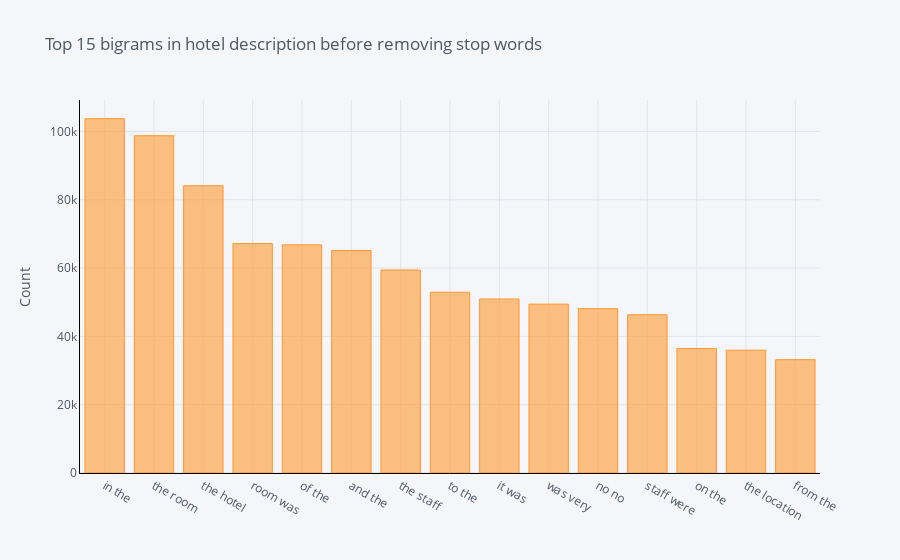

Notebook cell for this chart:
### Markdown cell above
## Bi-gram Text Visualisation
### Without Stopwords

### Code cell
# bi-gram without stop words

common_words = get_top_n_words(hotel_review['review_text'], 15,y=(2,2))
df5 = pd.DataFrame(common_words, columns = ['review_text' , 'count'])
df5.groupby('review_text').sum()['count'].sort_values(ascending=False).iplot(kind='bar', yTitle='Count', linecolor='black', title='Top 15 bigrams in hotel description before removing stop words')

### Figure 1 — Plotly figure (JSON) as saved in the notebook; plotly's stock layout.template omitted (floating-point values rounded to 4 significant figures)
{"data": [{"marker": {"color": "rgba(255, 153, 51, 0.6)", "line": {"color": "rgba(255, 153, 51, 1.0)", "width": 1}}, "name": "count", "orientation": "v", "text": "", "type": "bar", "x": ["in the", "the room", "the hotel", "room was", "of the", "and the", "the staff", "to the", "it was", "was very", "no no", "staff were", "on the", "the location", "from the"], "y": [103751, 98746, 84106, 67170, 66797, 65117, 59455, 52935, 50956, 49446, 48127, 46334, 36466, 35955, 33183]}], "layout": {"legend": {"bgcolor": "#F5F6F9", "font": {"color": "#4D5663"}}, "paper_bgcolor": "#F5F6F9", "plot_bgcolor": "#F5F6F9", "title": {"font": {"color": "#4D5663"}, "text": "Top 15 bigrams in hotel description before removing stop words"}, "xaxis": {"gridcolor": "#E1E5ED", "linecolor": "black", "showgrid": true, "tickfont": {"color": "#4D5663"}, "title": {"font": {"color": "#4D5663"}, "text": ""}, "zerolinecolor": "#E1E5ED"}, "yaxis": {"gridcolor": "#E1E5ED", "linecolor": "black", "showgrid": true, "tickfont": {"color": "#4D5663"}, "title": {"font": {"color": "#4D5663"}, "text": "Count"}, "zerolinecolor": "#E1E5ED"}}}
